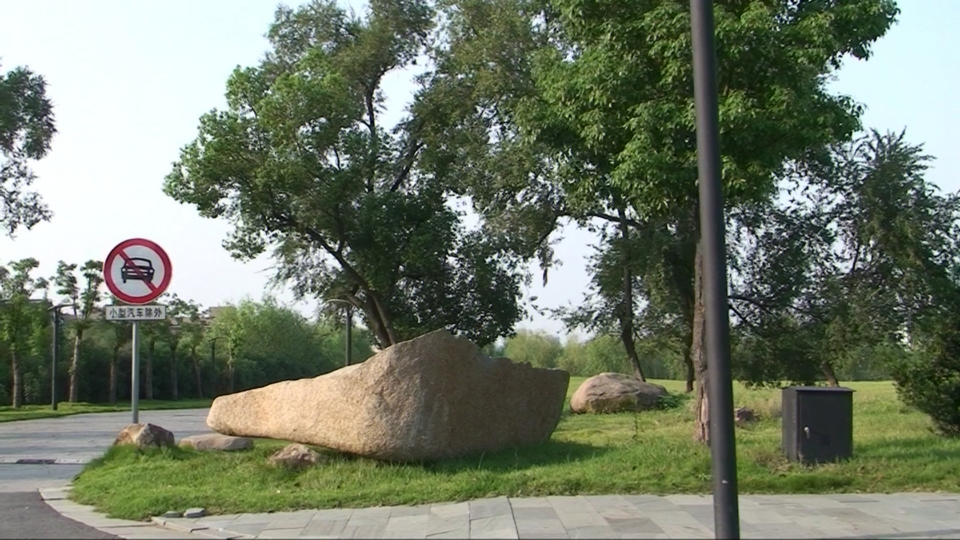
#> input picture hw6/street_left.jpg, 960 x 540 px
$ jupyter execute --allow-errors Sample.ipynb   (shell and % lines are left out)   (Python 2 division)   (older library calls are emulated)
#> lines starting #> are read from the running program, lines starting #| are printed output that depends on the picture; after the words box and inside, x2 and y2 are one past the last pixel; in counts of white or black regions, pixels touching at a corner belong together
[cell 1]
# Imports
import numpy as np
import scipy
from scipy.misc import imread
import maxflow
import matplotlib
from matplotlib import pyplot as plt
import matplotlib.image as mpimg
from PIL import Image
import cv2
matplotlib.rcParams['figure.figsize'] = (15.0, 7.5)
from maxflow import fastmin

left = cv2.imread("street_left.jpg")
#> left is the input picture: shape (540, 960, 3); mean B, G, R 105.6, 123.6, 115
right = cv2.imread("street_right.jpg")
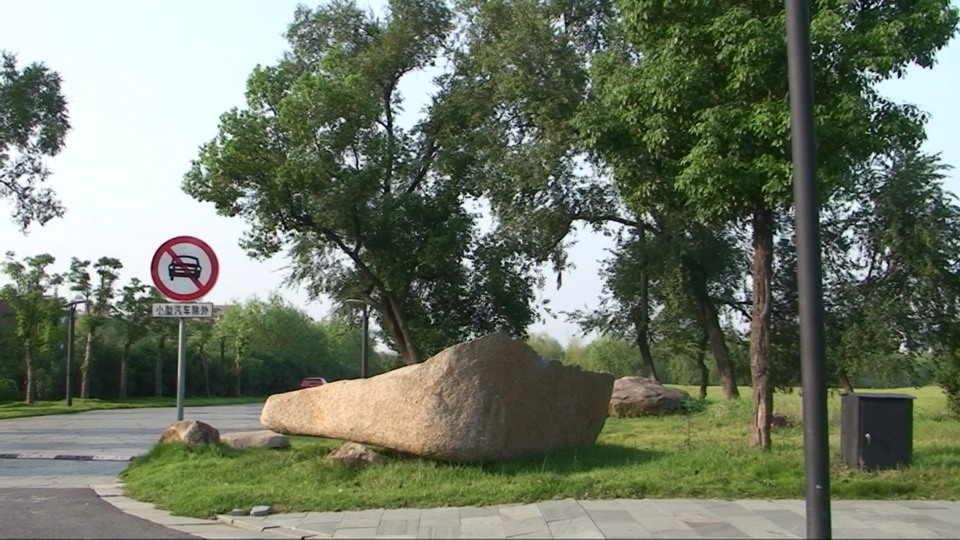
#> input picture hw6/street_right.jpg, 960 x 540 px
#> right is the input picture: shape (540, 960, 3); mean B, G, R 101.4, 119.1, 110.7
left_gray = cv2.cvtColor(left, cv2.COLOR_BGR2GRAY)
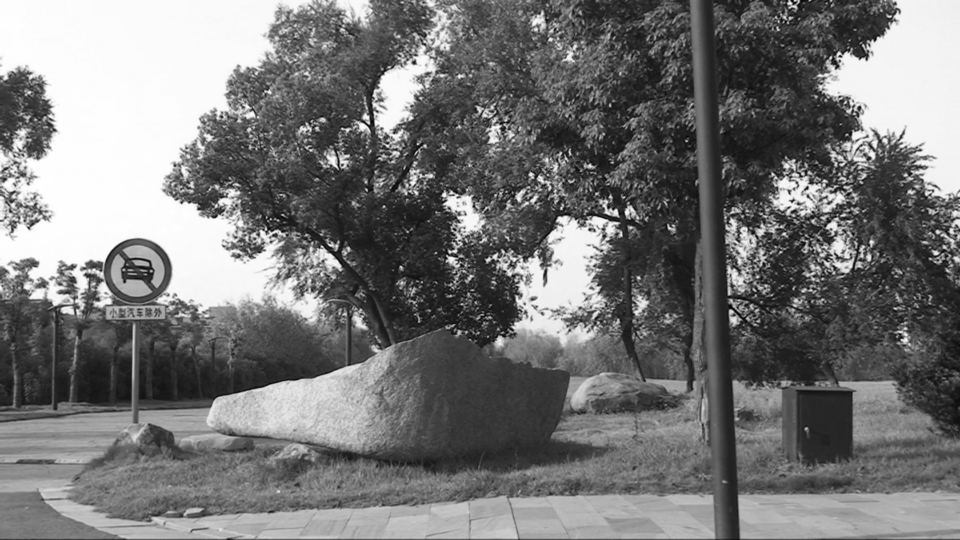
#> left_gray: shape (540, 960); min 2, max 255, mean 119
right_gray = cv2.cvtColor(right, cv2.COLOR_BGR2GRAY)
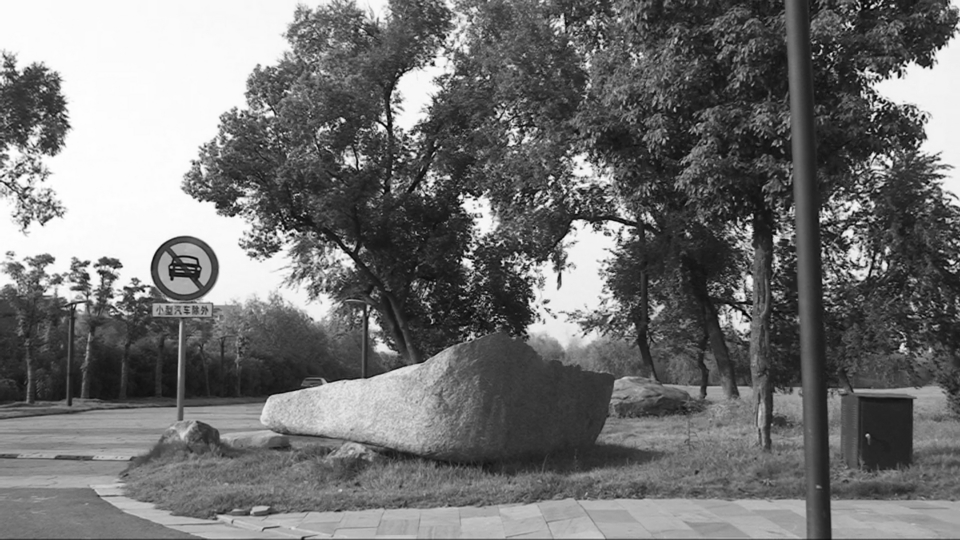
#> right_gray: shape (540, 960); min 2, max 254, mean 114.6

size = (480, 270)
Image.fromarray(left).resize(size, Image.ANTIALIAS).save("street_left_resized.jpg")
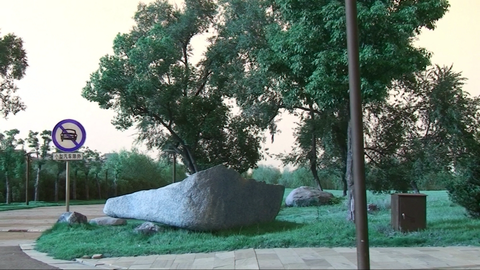
#> saved as street_left_resized.jpg: PIL image 480x270 RGB; mean R, G, B 105.6, 123.6, 115
Image.fromarray(right).resize(size, Image.ANTIALIAS).save("street_right_resized.jpg")
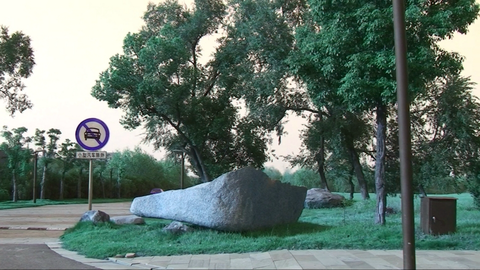
#> saved as street_right_resized.jpg: PIL image 480x270 RGB; mean R, G, B 101.4, 119.1, 110.7
left_resized = cv2.imread("street_left_resized.jpg")
right_resized = cv2.imread("street_right_resized.jpg")

[cell 2]
# The matrices

K = np.array([[1221.2270770, 0.0000000, 479.5000000],
             [0.0000000, 1221.2270770, 269.5000000],
             [0.0000000, 0.0000000, 1.0000000]])
R = np.array([[1.0, 0.0, 0.0],
             [0.0, 1.0, 0.0],
             [0.0, 0.0, 1.0]])
t = np.array([0.0, 0.0, 0.0])

K_ = K
R_ = np.array([[0.9998813487, 0.0148994942, 0.0039106989],
              [-0.0148907594, 0.9998865876, -0.0022532664],
              [-0.0039438279, 0.0021947658, 0.9999898146]])
t_ = np.array([-9.9909793759, 0.2451742154, 0.1650832670])

[cell 3]
camera_left = np.dot(K_, np.dot(R_.T, np.dot(R, np.linalg.pinv(K))))
camera_right = np.dot(K_, np.dot(R_, (t - t_)))

def get_next(i, j, k):
    first = np.dot(camera_left, np.array([[i, j, 1]]).T).T
    second = k * camera_right
    return (first + second).ravel()

[cell 4]
i = 80; j = 120
x_ = get_next(i, j, 5000 / float(13000))
x_ = x_.ravel()
print x_
i_ = int(x_[0])
j_ = int(x_[1])

[cell 5]
right = cv2.imread("street_right_resized.jpg")
cv2.line(left,(i, j),(i_, j_),(255,0,0),2)
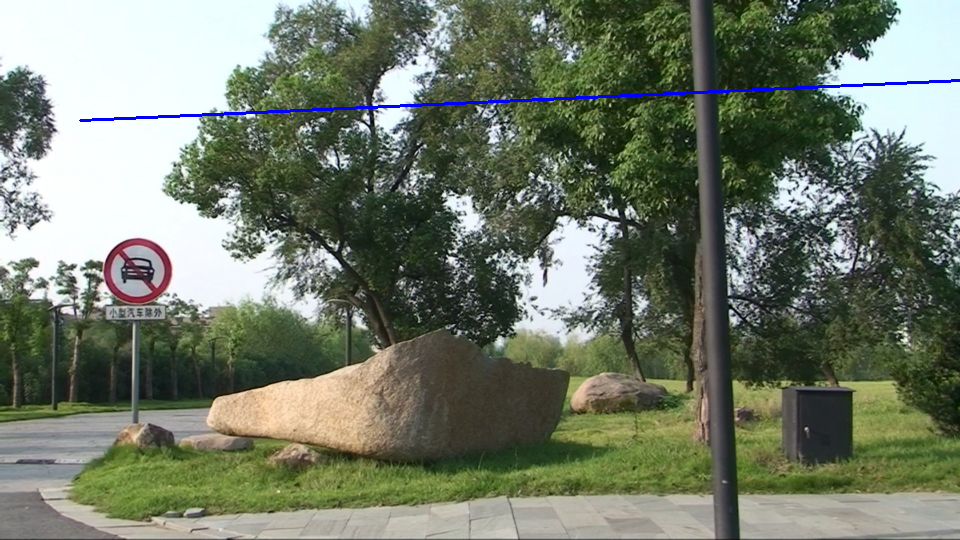
#> left: shape (540, 960, 3); 0.51% of pixels changed, all inside (x1, y1, x2, y2) = (79, 79, 960, 122)
plt.imshow(left)

[cell 6]
def get_disparity_map(disparities, divisor, smoothness=50):
    # Thd fd terms for each pixel
#> called with disparities = 50, divisor = 4000, smoothness = 50
    height, width, _ = left_resized.shape
#> height = 270; width = 480
    distances = np.zeros((height, width, disparities))
    for i in range(height):
        for j in range(width):
            fds = []
            for k in range(1, disparities + 1):
                x_ = get_next(i, j, k / float(divisor))
                x_[0] = int(x_[0] / x_[2])
                x_[1] = int(x_[1] / x_[2])

                if x_[0] < 0 or x_[1] < 0 or x_[0] >= height or x_[1] >= width:
                    fds.append(10000000)
                else:
                    fd = np.mean(np.absolute(np.int32(left_resized[i, j]) - np.int32(right_resized[x_[0], x_[1]])))
                    fds.append(fd)
            distances[i, j] = fds

    labels = np.ndarray(shape=(height, width)).astype(int)

    D = distances
    V = np.zeros(shape=(disparities, disparities))

    # Prior terms
    for i in range(0, int(disparities)):
        for j in range(0, int(disparities)):
            V[i][j] = abs(i-j) * smoothness

    max_cycles = 1000
    try:
        alpha_expansion = fastmin.aexpansion_grid(D, V, max_cycles, labels)
    except:
        print "Done"

    print "Max label ", np.max(labels)
    print "Min label ", np.min(labels)
    print "Mean ", np.mean(labels)

    res = np.zeros_like(right_resized, dtype=np.uint8)
    for i in range(height):
        for j in range(width):
            res[i, j] = labels[i, j] * 5

    return res
